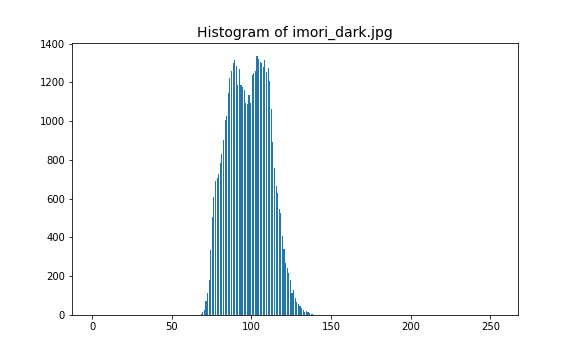

Source code (Python):

# coding: utf-8

# In[1]:


import cv2
import numpy as np
import matplotlib.pyplot as plt
get_ipython().run_line_magic('matplotlib', 'inline')


# In[5]:


img = cv2.imread("imori_dark.jpg").astype(np.float)


# In[6]:


img.shape


# In[20]:


plt.figure(figsize=(8,5))
plt.hist(img.ravel(), bins=255, range=(0, 255), rwidth=0.7)
plt.title("Histogram of imori_dark.jpg", fontsize=14)
plt.savefig("20.png")
plt.show()

